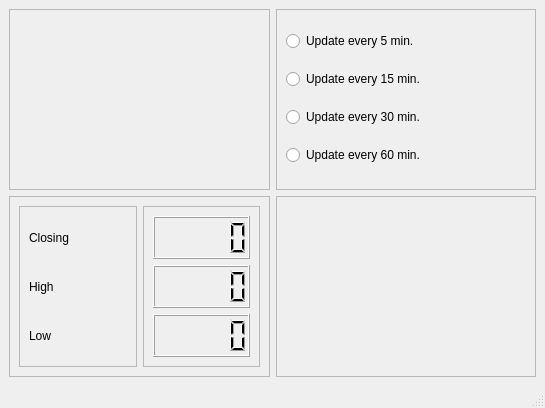
<?xml version="1.0" encoding="UTF-8"?>
<ui version="4.0">
 <class>Dashboard</class>
 <widget class="QMainWindow" name="Dashboard">
  <property name="geometry">
   <rect>
    <x>0</x>
    <y>0</y>
    <width>545</width>
    <height>408</height>
   </rect>
  </property>
  <property name="windowTitle">
   <string>Dashboard</string>
  </property>
  <widget class="QWidget" name="centralwidget">
   <layout class="QGridLayout" name="gridLayout">
    <item row="0" column="1">
     <widget class="QFrame" name="frame">
      <property name="sizePolicy">
       <sizepolicy hsizetype="Expanding" vsizetype="Expanding">
        <horstretch>0</horstretch>
        <verstretch>0</verstretch>
       </sizepolicy>
      </property>
      <property name="frameShape">
       <enum>QFrame::StyledPanel</enum>
      </property>
      <property name="frameShadow">
       <enum>QFrame::Raised</enum>
      </property>
      <layout class="QVBoxLayout" name="verticalLayout_3">
       <item>
        <widget class="QRadioButton" name="radioButton">
         <property name="text">
          <string>Update every 5 min.</string>
         </property>
        </widget>
       </item>
       <item>
        <widget class="QRadioButton" name="radioButton_4">
         <property name="text">
          <string>Update every 15 min.</string>
         </property>
        </widget>
       </item>
       <item>
        <widget class="QRadioButton" name="radioButton_3">
         <property name="text">
          <string>Update every 30 min.</string>
         </property>
        </widget>
       </item>
       <item>
        <widget class="QRadioButton" name="radioButton_2">
         <property name="text">
          <string>Update every 60 min.</string>
         </property>
        </widget>
       </item>
      </layout>
     </widget>
    </item>
    <item row="1" column="1">
     <widget class="QFrame" name="bar_frame">
      <property name="frameShape">
       <enum>QFrame::StyledPanel</enum>
      </property>
      <property name="frameShadow">
       <enum>QFrame::Raised</enum>
      </property>
     </widget>
    </item>
    <item row="0" column="0">
     <widget class="QFrame" name="line_frame">
      <property name="sizePolicy">
       <sizepolicy hsizetype="Preferred" vsizetype="Preferred">
        <horstretch>0</horstretch>
        <verstretch>0</verstretch>
       </sizepolicy>
      </property>
      <property name="frameShape">
       <enum>QFrame::StyledPanel</enum>
      </property>
      <property name="frameShadow">
       <enum>QFrame::Raised</enum>
      </property>
     </widget>
    </item>
    <item row="1" column="0">
     <widget class="QFrame" name="frame_4">
      <property name="sizePolicy">
       <sizepolicy hsizetype="Expanding" vsizetype="Expanding">
        <horstretch>0</horstretch>
        <verstretch>0</verstretch>
       </sizepolicy>
      </property>
      <property name="frameShape">
       <enum>QFrame::StyledPanel</enum>
      </property>
      <property name="frameShadow">
       <enum>QFrame::Raised</enum>
      </property>
      <layout class="QHBoxLayout" name="horizontalLayout">
       <item>
        <widget class="QFrame" name="frame_5">
         <property name="frameShape">
          <enum>QFrame::StyledPanel</enum>
         </property>
         <property name="frameShadow">
          <enum>QFrame::Raised</enum>
         </property>
         <layout class="QVBoxLayout" name="verticalLayout">
          <item>
           <widget class="QLabel" name="label">
            <property name="text">
             <string>Closing</string>
            </property>
           </widget>
          </item>
          <item>
           <widget class="QLabel" name="label_3">
            <property name="text">
             <string>High</string>
            </property>
           </widget>
          </item>
          <item>
           <widget class="QLabel" name="label_2">
            <property name="text">
             <string>Low</string>
            </property>
           </widget>
          </item>
         </layout>
        </widget>
       </item>
       <item>
        <widget class="QFrame" name="frame_6">
         <property name="frameShape">
          <enum>QFrame::StyledPanel</enum>
         </property>
         <property name="frameShadow">
          <enum>QFrame::Raised</enum>
         </property>
         <layout class="QVBoxLayout" name="verticalLayout_2">
          <item>
           <widget class="QLCDNumber" name="closing_price"/>
          </item>
          <item>
           <widget class="QLCDNumber" name="high_price"/>
          </item>
          <item>
           <widget class="QLCDNumber" name="low_price"/>
          </item>
         </layout>
        </widget>
       </item>
      </layout>
     </widget>
    </item>
   </layout>
  </widget>
  <widget class="QStatusBar" name="statusbar"/>
 </widget>
 <resources/>
 <connections/>
</ui>
